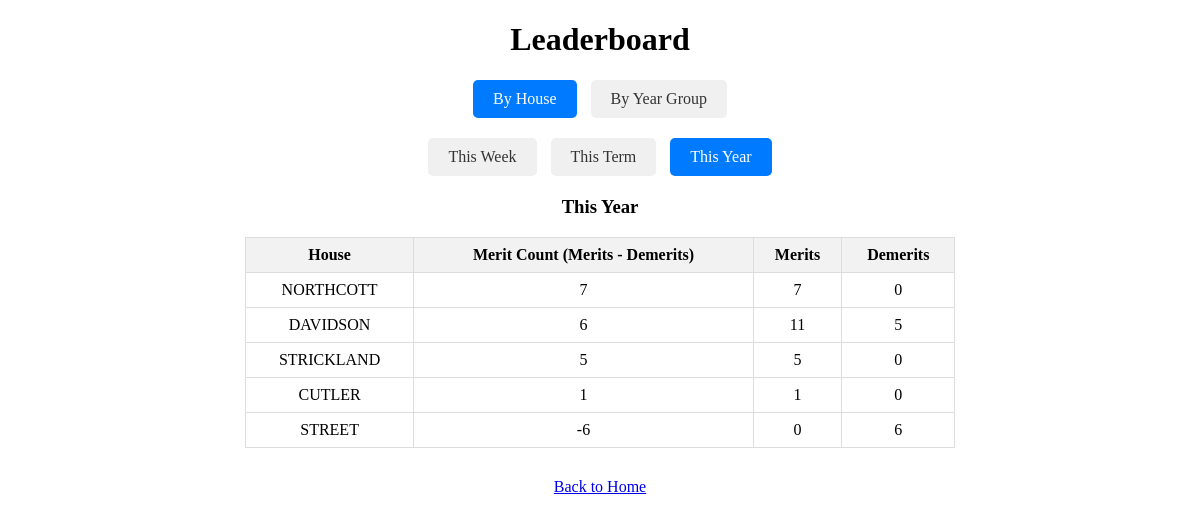
/leaderboard?sort=house&filter=year, run on the app's committed database.
### tables this page shows
CREATE TABLE Demerits (
            ID INTEGER PRIMARY KEY AUTOINCREMENT,
            StudentName TEXT NOT NULL,
            Grade INTEGER NOT NULL,
            House TEXT NOT NULL,
            Reason TEXT NOT NULL,
            awarded_by TEXT NOT NULL,
            date TEXT NOT NULL
        );

### app.py (the view, shortened to what this page needs)
@app.route('/leaderboard')
def leaderboard():
    sort_by = request.args.get('sort', 'house')  # 'house' or 'year'
    time_filter = request.args.get('filter', 'week')
    show_current_date = False
    available_terms = []
    if time_filter == 'week':
        start_date, end_date = get_week_dates()
        filter_label = "This Week"
    elif time_filter == 'year':
        start_date, end_date = get_year_dates()
        filter_label = "This Year"
    else:
        start_date, end_date = get_week_dates()
        filter_label = "This Week"
    if sort_by == 'house':
        leaderboard_data = get_leaderboard_by_house(start_date, end_date)
    else:
        leaderboard_data = get_leaderboard_by_yeargroup(start_date, end_date)
    return render_template('leaderboard.html', leaderboard=leaderboard_data, sort_by=sort_by, time_filter=time_filter, filter_label=filter_label, show_current_date=show_current_date, available_terms=available_terms, now=datetime.now)

### app.py (called while the page is built)
def get_year_dates():
    today = datetime.now()
    start_of_year = today.replace(month=1, day=1)
    end_of_year = today.replace(month=12, day=31)
    return start_of_year.strftime('%Y-%m-%d'), end_of_year.strftime('%Y-%m-%d')

### templates/leaderboard.html (shortened to what this page needs)
<!DOCTYPE html>
<html>
<head>
</head>
<body>
    <h1>Leaderboard</h1>
    <div class="sort-buttons">
        <a href="/leaderboard?sort=house&filter={{ time_filter }}" class="{{ 'active' if sort_by == 'house' else '' }}">By House</a>
        <a href="/leaderboard?sort=year&filter={{ time_filter }}" class="{{ 'active' if sort_by == 'year' else '' }}">By Year Group</a>
    </div>
    <div class="filter-buttons">
        <a href="/leaderboard?sort={{ sort_by }}&filter=week" class="{{ 'active' if time_filter == 'week' else '' }}">This Week</a>
        <a href="/leaderboard?sort={{ sort_by }}&filter=term" class="{{ 'active' if time_filter == 'term' else '' }}">This Term</a>
        <a href="/leaderboard?sort={{ sort_by }}&filter=year" class="{{ 'active' if time_filter == 'year' else '' }}">This Year</a>
    </div>
    <h3>{{ filter_label }}</h3>
    <table>
        <tr>
            {% if sort_by == 'house' %}
                <th>House</th>
            {% else %}
                <th>Year Group</th>
            {% endif %}
            <th>Merit Count (Merits - Demerits)</th>
            <th>Merits</th>
            <th>Demerits</th>
        </tr>
        {% for row in leaderboard %}
        <tr>
            {% if sort_by == 'house' %}
                <td>{{ row.house }}</td>
            {% else %}
                <td>{{ row.year }}</td>
            {% endif %}
            <td>{{ row.score }}</td>
            <td>{{ row.merits }}</td>
            <td>{{ row.demerits }}</td>
        </tr>
        {% endfor %}
    </table>
    <div style="text-align:center; margin-top:30px;">
        <a href="/">Back to Home</a>
    </div>
</body>
</html>

### templates/leaderboard.html (style rules this page uses)
.filter-buttons, .sort-buttons { margin: 20px 0; text-align: center; }
.filter-buttons a, .sort-buttons a { display: inline-block; padding: 10px 20px; margin: 0 5px; background-color: #f0f0f0; text-decoration: none; color: #333; border-radius: 5px; }
.filter-buttons a.active, .sort-buttons a.active { background-color: #007bff; color: white; }
table { width: 60%; margin: 0 auto; border-collapse: collapse; }
th, td { border: 1px solid #ddd; padding: 8px; text-align: center; }
th { background-color: #f2f2f2; }
h1, h2, h3 { text-align: center; }

### data on the page
Demerits: house "DAVIDSON", score "6", merits "11", demerits "5"

### other printed values
{{ filter_label }} "This Year"
{{ row.house }} "NORTHCOTT" "STRICKLAND" "CUTLER" "STREET"
{{ row.score }} "7" "5" "1" "-6"
{{ row.merits }} "7" "5" "1" "0"
{{ row.demerits }} "0" "0" "0" "6"
